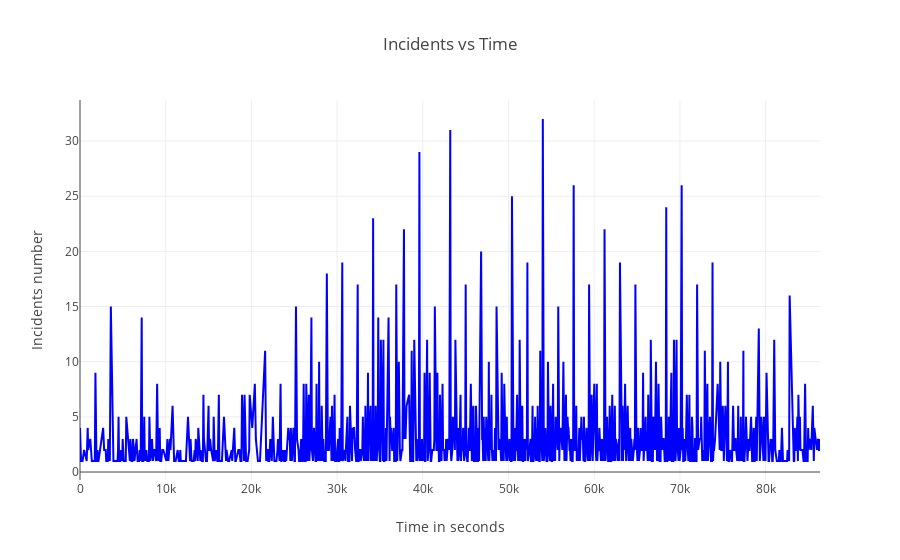

Notebook code for this chart:
### Code cell
import random

time = (df3.dropna(subset=['Time']))["Time"].values
ftr = [3600,60,1]
for i in range(len(time)):
    try:
        temp=sum([a*b for a,b in zip(ftr, map(int,time[i].split(':')))])
        if (temp>86400):
            temp=random.randint(0, 84600)
        time[i]=temp
    except:
        time[i]=random.randint(0, 84600)
incident_time= np.array(Counter(time).most_common(1000000))
incident_time=incident_time[incident_time[:,0].argsort()]

data = [ 
    go.Scatter(x=incident_time[:,0], y=incident_time[:,1], mode="lines",  marker = {'color': 'rgb(0,0,255)', 'size': 5, 'symbol': 'circle', 'opacity': 1.0}, name="data"),
]

layout = go.Layout(title = 'Incidents vs Time', xaxis = {'title': 'Time in seconds'}, yaxis = {'title': 'Incidents number'}, barmode='overlay')
fig=go.Figure(data=data, layout=layout)

py.iplot(fig)

### Figure 1 — Plotly figure (JSON) as saved in the notebook; plotly's stock layout.template omitted (floating-point values rounded to 4 significant figures; data arrays with more than 128 entries replaced by an {"elided": "..."} marker saying what was removed)
{"data": [{"marker": {"color": "rgb(0,0,255)", "opacity": 1, "size": 5, "symbol": "circle"}, "mode": "lines", "name": "data", "type": "scatter", "uid": "582edf00-ff0a-11e8-bec7-fd1fca0c1582", "x": {"elided": "999 int values"}, "y": {"elided": "999 int values"}}], "layout": {"barmode": "overlay", "title": "Incidents vs Time", "xaxis": {"title": "Time in seconds"}, "yaxis": {"title": "Incidents number"}}}
